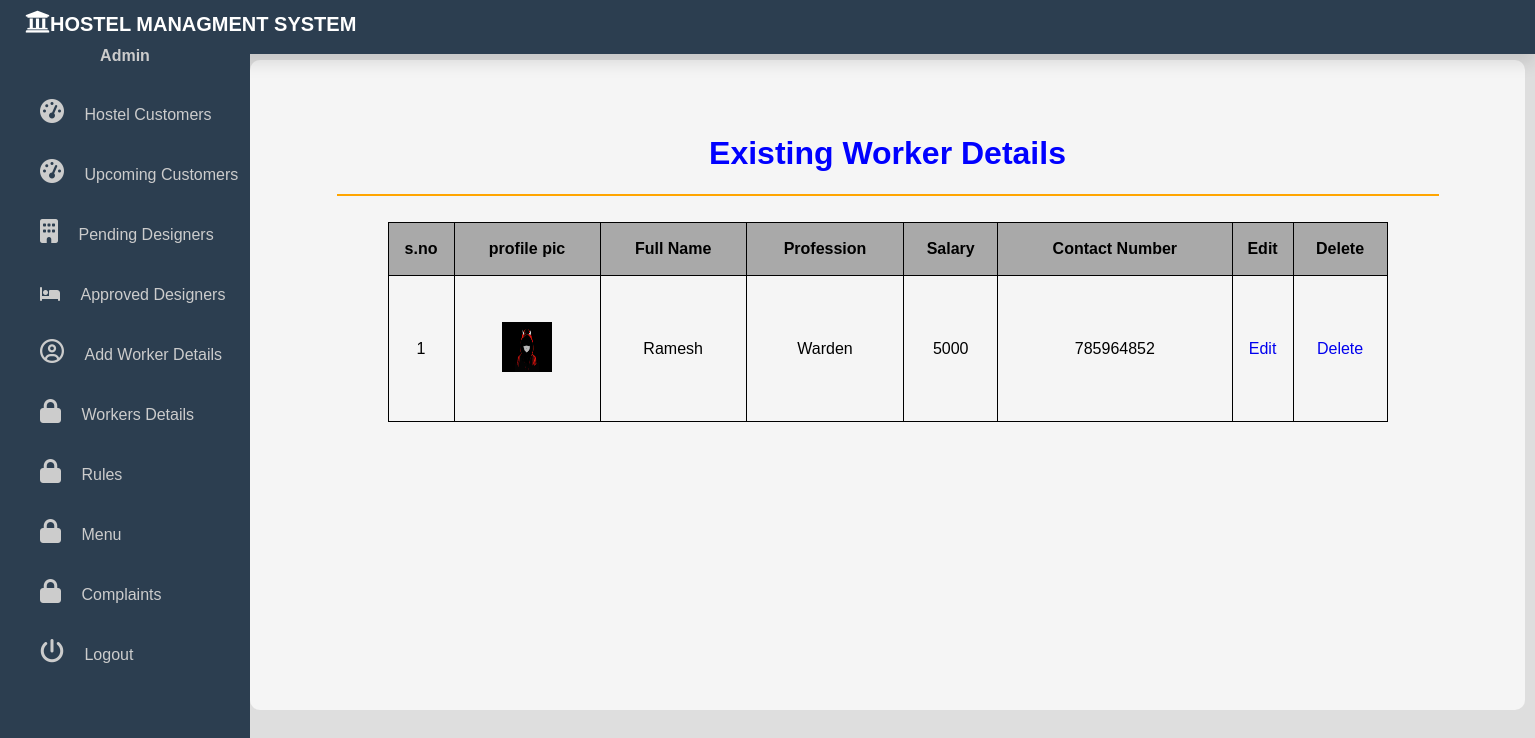
The page /admin-worker-details/ (signed in) on the database its author committed.
### core/models.py (models this page shows)
class WorkerDetails(models.Model):
    full_name=models.CharField(max_length=400)
    profession=models.CharField(max_length=400)
    contact_number=models.PositiveIntegerField()
    salary=models.PositiveIntegerField()
    profile_pic=models.ImageField(upload_to='core/')

### core/views.py (the view)
# urls.py: path('admin-worker-details/',views.admin_worker_details,name='admin-worker-details'),
@login_required(login_url='admin-sign-in')
def admin_worker_details(request):
    workers=WorkerDetails.objects.all()
    return render(request,'admin/workerdetails.html',{'workers':workers})

### templates/admin/workerdetails.html (shortened to what this page needs)
<!DOCTYPE html>
<html lang="en">
<head>
    <link rel="stylesheet" href="https://cdnjs.cloudflare.com/ajax/libs/font-awesome/4.7.0/css/font-awesome.min.css">
</head>
<body>
    {% include 'admin/base.html' %}
<div class="container"><br><br><br>
<center><h1>Existing Worker Details</h1></center>
<hr color="orange" width="1100"><br>
<table border="1" height="200" width="1000" align="center" >
<tr align="center" background-color="blue">
    <th >s.no</th>  <th>profile pic</th>   <th>Full Name</th>  <th>Profession</th> <th> Salary</th> <th>Contact Number</th> <th>Edit</th> <th>Delete</th>
</tr>
 {% for worker in  workers %}
<tr align="center" >
    <td>{{forloop.counter}}</td>
      <td><img src="{{worker.profile_pic.url}}" width="50" height="50"></td>
       <td> {{worker.full_name}}</td>
       <td>{{worker.profession}}</td>
       <td>{{worker.salary}}</td>
       <td>{{worker.contact_number}}</td>
       <td><a href="{% url 'admin-worker-edit' worker.id %}" class="edit">Edit</a></td>
       <td><a href="{% url 'admin-worker-delete' worker.id %}" class="edit">Delete</a></td>
</tr>
{% endfor %}
</div>
</body>
</html>

### templates/admin/workerdetails.html (style rules this page uses)
body { margin: 0; font-family: Arial, Helvetica, sans-serif; background-color: ghostwhite; }
.container { background-color: whitesmoke; margin-left: 250px; height:650px; margin-top: 60px; width: 1275px; border-radius: 10px; box-shadow:4px; }
h1 { color:blue; }
table, th, td { border: 1px solid black; border-collapse: collapse; border-color: black; }
th { background-color: darkgray; }
.edit { text-decoration:none; }

### templates/admin/base.html (style rules this page uses)
body { background: #dedede; font-family: Arial, Helvetica, sans-serif; margin: 0; padding: 0; }

### rows shown on the page
WorkerDetails: profile_pic (picture), full_name "Ramesh", profession "Warden", salary "5000", contact_number "785964852"
